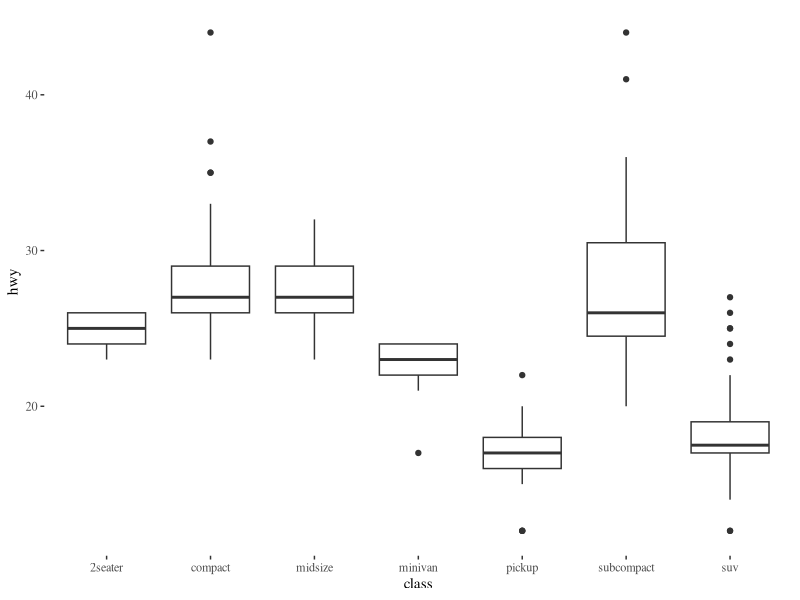
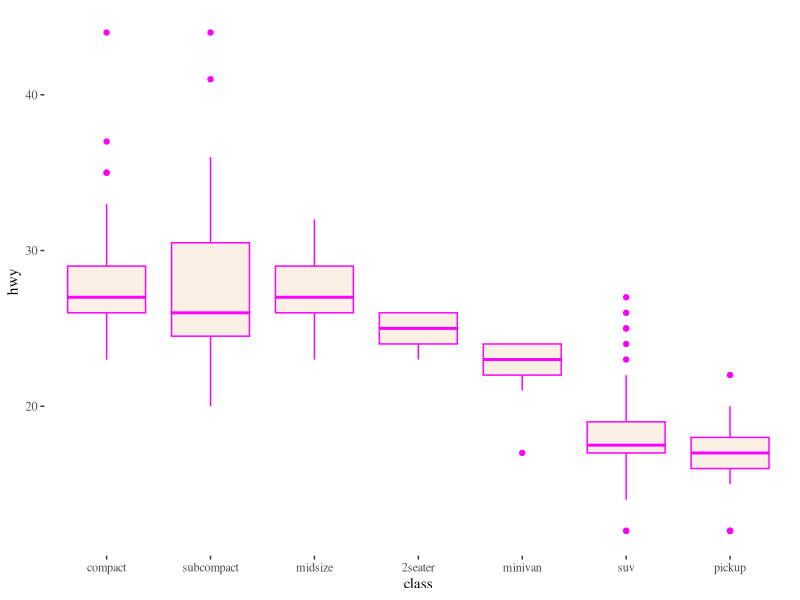
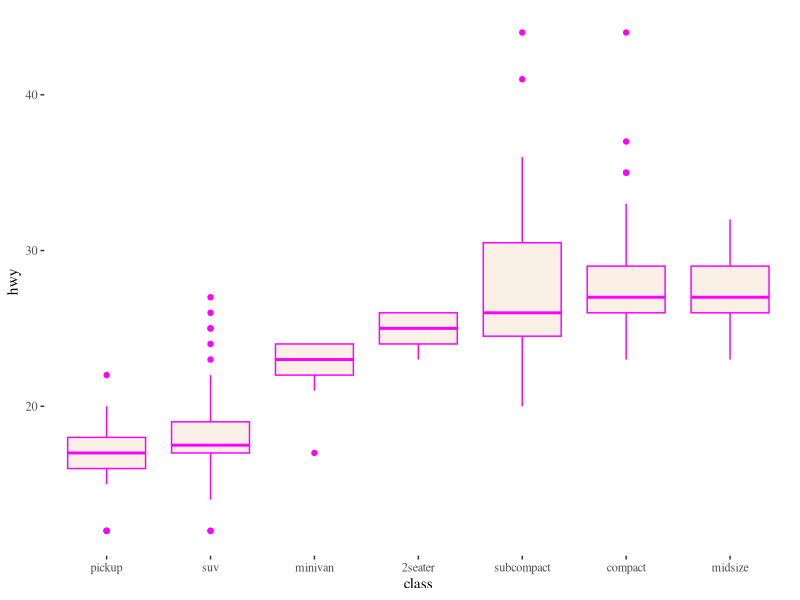

The R source for these figures, in order:
## ---- chunk 1
library(forcats)
library(tidyverse)
data("mpg")
library(ggthemes)
## ---- chunk 2
mpg |> 
  ggplot(aes(x=class, y=hwy)) +
  geom_boxplot() +
  theme_tufte()
## ---- chunk 3
# use is.factor() to inquire if class is a factor variable
# returns TRUE or FALSE

# with dplyr syntax (pipes)
# with select()
mpg |> select(class) |> is.factor()

# with pull()
mpg |> pull(class) |> is.factor()

## ---- chunk 4
# use mutate to write over class with new factor variable called class
# use as.factor()

mpg <- mpg |>
  mutate(class = as.factor(class))
## ---- chunk 5

# use levels() to get factor levels
# levels() requires vector so must use pull() rather than select()


mpg |> 
  pull(class) |> 
  levels()


## ---- chunk 6
mpg <- mpg |> 
  mutate(class = class |> fct_relevel( "compact","subcompact","midsize","2seater","minivan","suv","pickup"))

mpg |> 
  pull(class) |> 
  levels()
## ---- chunk 7
mpg |>
  ggplot(aes(x=class, y=hwy)) +
  geom_boxplot(color="magenta", fill="linen") +
  theme_tufte()
## ---- chunk 8
#?fct_reorder

# use pipe within mutate as class |> fct_reorder(hwy, median)
mpg <- mpg |>
  mutate(class = class |> fct_reorder(hwy, median))

# do the same thing without the pipe as fct_reorder(class, hwy, median)
mpg <- mpg |>
  mutate(class = fct_reorder(class, hwy, median))

# take a look at the order again
mpg |> 
  pull(class) |> 
  levels()

# remake the boxplot again with the new order
mpg |>
  ggplot(aes(x=class, y=hwy)) +
  geom_boxplot(color="magenta", fill="linen") +
  theme_tufte()

# what other functions can we use to reorder???

## ---- chunk 9
# use fct_recode to change the name of a factor level in class
# fct_recode("two-seater" = "2seater")
## NEW NAME = OLD NAME

mpg <- mpg |> 
  mutate(class = class |>  fct_recode("two-seater" = "2seater"))

# take another look at the factor
mpg |> 
  pull(class) |>
  levels()

## ---- chunk 10

# use fct_collapse to collapse class into cars and big factors
# mutate on new variable called class_two
# fct_collapse( cars = c("compact", "subcompact", "midsize", "two-seater"), big = c("pickup", "suv", "minivan"))
mpg <- mpg |>
  mutate(class_two = class |>  fct_collapse( cars = c("compact", "subcompact", "midsize", "two-seater"), big = c("pickup", "suv", "minivan")))

# take a look at the new variable factor levels
mpg |> 
  pull(class_two) |>
  levels()
## ---- chunk 11
# count manufacturers in dataset
mpg |> 
  count(manufacturer)
## ---- chunk 12

# make manufacturer lump variable using fct_lump_min(15)
mpg <- mpg |>
  mutate(man_lumped = manufacturer |> fct_lump_min(15))

# look at the levels in man_lumped variable
mpg |>
  pull(man_lumped) |>
  levels()
## ---- chunk 13
library(kableExtra)

# make table for manufacturer before and after lumping 

mpg |>
  count(manufacturer) |>
  kbl() |>
  kable_styling()

mpg |>
  count(man_lumped) |>
  kbl() |>
  kable_styling()


## ---- chunk 14
## Tables + factors: controlling order and labels

# make a new table using count(class) variable
# then |> kbl() |> kable_styling()

mpg |>
  count(class) |>
  kbl() |>
  kable_styling()

# you can reorder the factor before feeding it into the table to control the order
# let's go back to our first reordering
# fct_relevel( "compact","subcompact","midsize","2seater","minivan","suv","pickup"))

# then add a caption in the kbl() function as caption="caption goes here"
mpg |>
  mutate(class = fct_relevel(class,
                             "compact","subcompact","midsize","two-seater",
                             "minivan","suv","pickup")) |>
  count(class) |>
  kbl(caption = "Counts by vehicle class (ordered by factor levels)") |>
  kable_styling()


# what if we want to show something other than count()
# we can use group_by() and summarize() to get statistics for each group
mpg |>
  group_by(class) |>
  summarize(median_hwy=median(hwy)) |>
  kbl() |>
  kable_styling()

# we can also use the fct_reorder() function to reorder the factor by a calculated value (as we did above)
# class = fct_reorder(class, hwy, .fun = median)

mpg |>
  mutate(class = fct_reorder(class, hwy, .fun = median)) |>
  group_by(class) |>
  summarize(
    n = n(),
    median_hwy = median(hwy),
    .groups = "drop"
  ) |>
  arrange(class) |>
  kbl(digits = 1,
      caption = "Vehicle class ordered by median highway MPG") |>
  kable_styling()
## ---- chunk 15

# how can we control aspects of the table 
#?kbl
# can set the number of digits using the digits=x argument in kbl()
# also col.names argument to change the column names for the output table


mpg |>
  group_by(class) |>
  summarize(median_hwy=median(hwy)) |>
  kbl(digits=0, col.names=c("Class", "Median Hwy MPG")) |>
  kable_styling()
